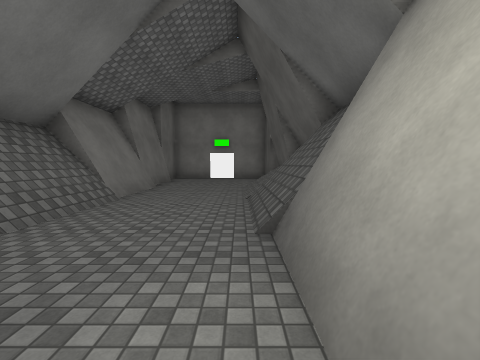
[1] (above)

12 first-person views from a walk through a 3-D level made in the Unity game engine. The camera is 1.5 m above the floor, tilts 4° down and sees 90° across. Doors are open. The floor is counted in squares, 2 m on a side. Each view is taken from the middle of a square. On the plan, view 1 faces up. The plan holds only what a view shows up to about 9 squares ahead; the rest is blank. Surface patterns are stand-ins for the level's own textures.

[2]
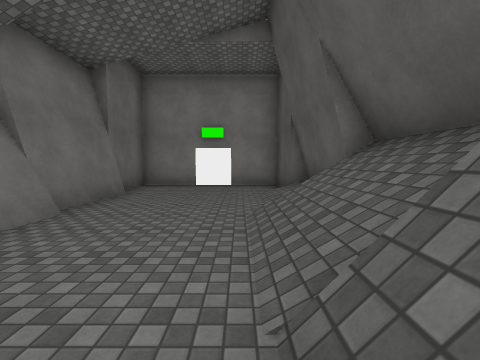

[3]
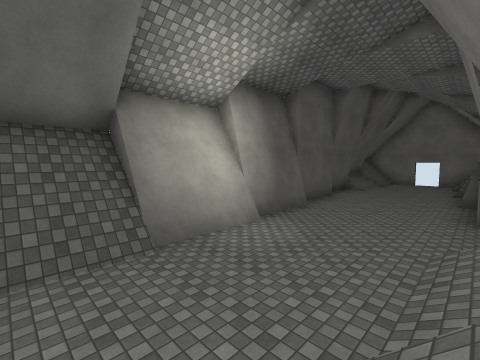

[4]
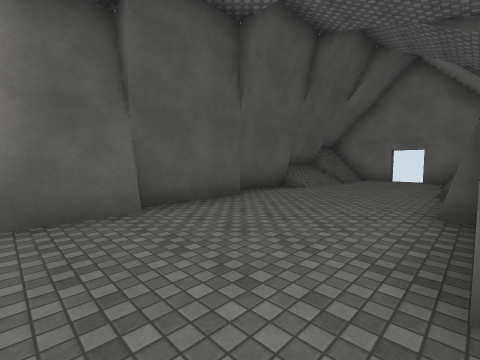

[5]
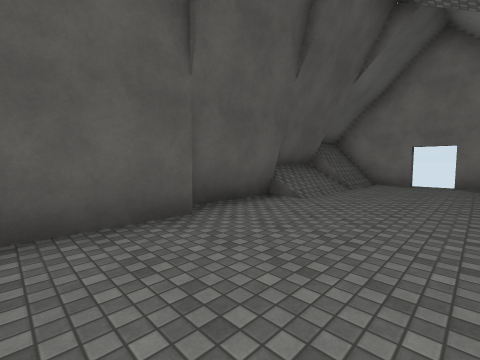

[6]
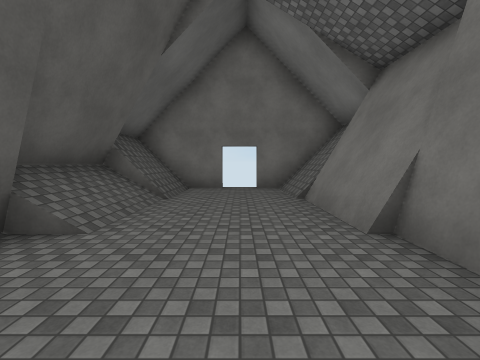

[7]
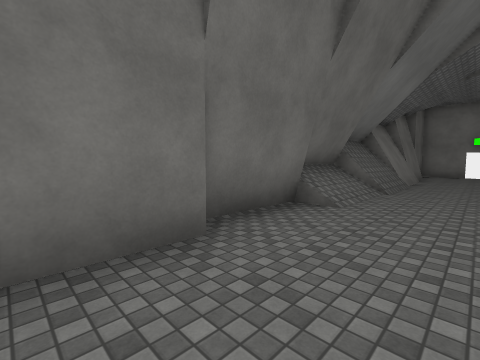

[8]
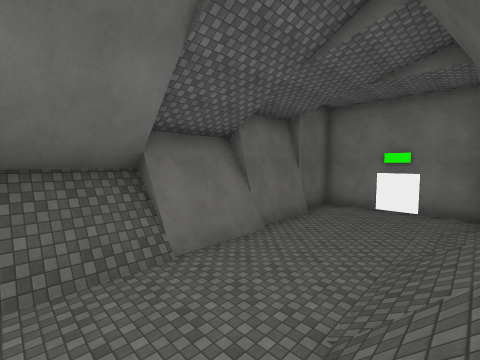

[9]
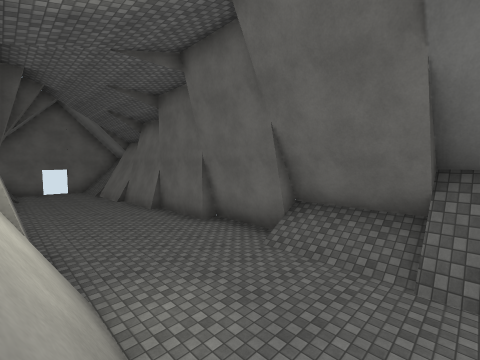

[10]
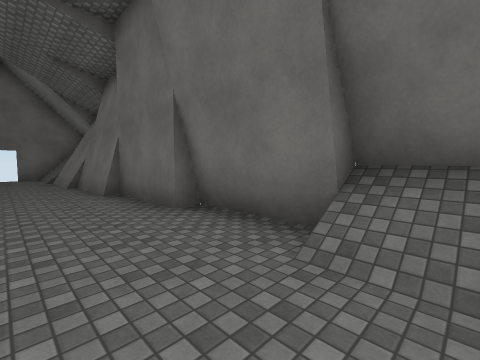

[11]
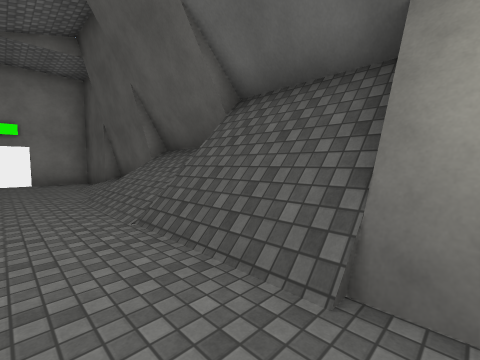

[12]
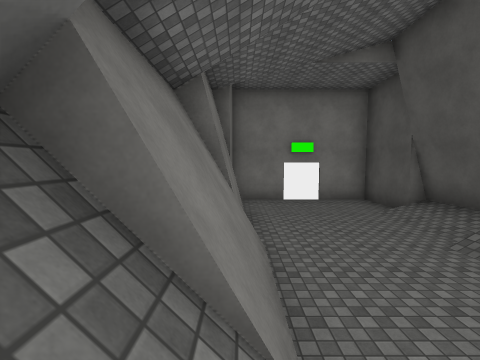

### Floor plan
Key: @ floor where view 1 was taken; # wall or solid block; . floor; / step, stairs or slope; D open door; = window, fence, low wall or low ledge.
Columns run from 4 left of view 1 to 2 right of it. Each row starts with its distance up from view 1.
 13 #######
 12 #.....#
 11 #.....#
 10 ##.../#
  9  #.../#
  8  #.../#
  7  #..//#
  6 ##..//#
  5 #=..//#
  4 #/..//#
  3 #/..//#
  2 #/...##
  1 #/...##
  0 #/..@#
 -1 #....#
 -2 #....#
 -3 ##...#
 -4  #...#
 -5  #...##
 -6  #....#
 -7  #....#
 -8  #.../#
 -9 ##.../#
-10 ##/../#
-11 #//../#
-12 #//D./#
-13 ###D###

Where each view was taken, in squares from view 1:
view 1: 0 up, 0 right, facing up
view 2: 4 up, 0 right, facing up
view 3: 4 up, 3 left, facing down-right
view 4: 1 down, 3 left, facing down-right
view 5: 3 down, 2 left, facing down-right
view 6: 5 down, 1 left, facing down
view 7: 4 down, 1 left, facing up-left
view 8: 3 up, 1 right, facing up-left
view 9: 3 up, 1 right, facing down-left
view 10: 1 up, 1 left, facing down-left
view 11: 2 up, 1 left, facing up-right
view 12: 4 up, 3 left, facing up
